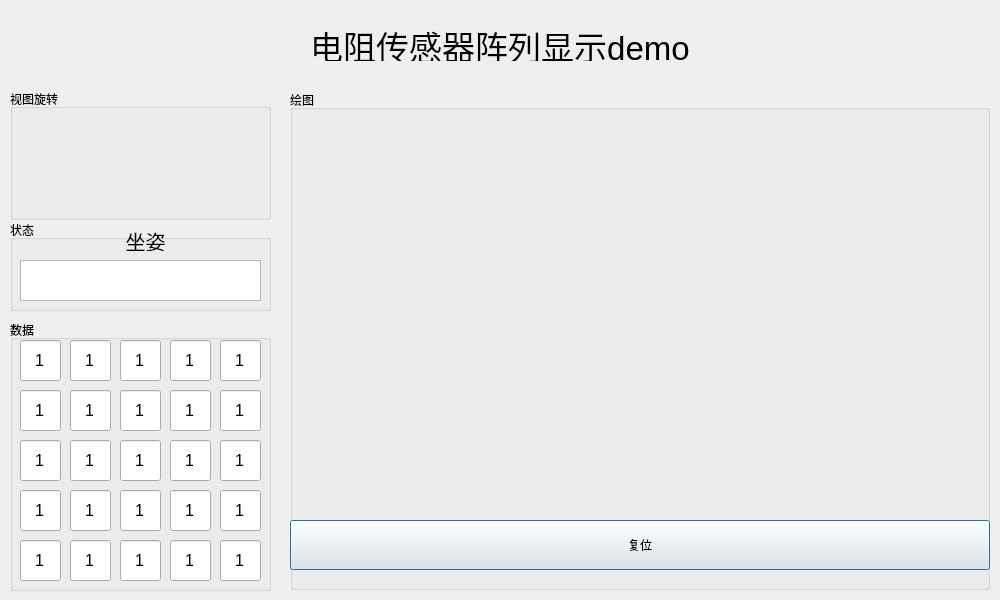
<?xml version="1.0" encoding="UTF-8"?>
<ui version="4.0">
 <class>Dialog</class>
 <widget class="QDialog" name="Dialog">
  <property name="geometry">
   <rect>
    <x>0</x>
    <y>0</y>
    <width>1000</width>
    <height>600</height>
   </rect>
  </property>
  <property name="minimumSize">
   <size>
    <width>1000</width>
    <height>600</height>
   </size>
  </property>
  <property name="maximumSize">
   <size>
    <width>1000</width>
    <height>600</height>
   </size>
  </property>
  <property name="windowTitle">
   <string>Dialog</string>
  </property>
  <widget class="QLabel" name="label">
   <property name="geometry">
    <rect>
     <x>300</x>
     <y>30</y>
     <width>400</width>
     <height>31</height>
    </rect>
   </property>
   <property name="font">
    <font>
     <pointsize>25</pointsize>
     <italic>false</italic>
    </font>
   </property>
   <property name="styleSheet">
    <string notr="true"/>
   </property>
   <property name="text">
    <string>电阻传感器阵列显示demo</string>
   </property>
   <property name="alignment">
    <set>Qt::AlignCenter</set>
   </property>
  </widget>
  <widget class="QGroupBox" name="groupBox">
   <property name="geometry">
    <rect>
     <x>10</x>
     <y>220</y>
     <width>261</width>
     <height>91</height>
    </rect>
   </property>
   <property name="title">
    <string>状态</string>
   </property>
   <widget class="QTextBrowser" name="textBrowser">
    <property name="geometry">
     <rect>
      <x>10</x>
      <y>40</y>
      <width>241</width>
      <height>41</height>
     </rect>
    </property>
    <property name="font">
     <font>
      <pointsize>15</pointsize>
     </font>
    </property>
   </widget>
   <widget class="QLabel" name="label_2">
    <property name="geometry">
     <rect>
      <x>90</x>
      <y>10</y>
      <width>91</width>
      <height>21</height>
     </rect>
    </property>
    <property name="font">
     <font>
      <pointsize>15</pointsize>
     </font>
    </property>
    <property name="text">
     <string>坐姿</string>
    </property>
    <property name="alignment">
     <set>Qt::AlignCenter</set>
    </property>
   </widget>
  </widget>
  <widget class="QGroupBox" name="groupBox_2">
   <property name="geometry">
    <rect>
     <x>10</x>
     <y>320</y>
     <width>261</width>
     <height>271</height>
    </rect>
   </property>
   <property name="title">
    <string>数据</string>
   </property>
   <widget class="QLineEdit" name="lineEdit_1">
    <property name="geometry">
     <rect>
      <x>10</x>
      <y>20</y>
      <width>41</width>
      <height>41</height>
     </rect>
    </property>
    <property name="font">
     <font>
      <pointsize>12</pointsize>
     </font>
    </property>
    <property name="text">
     <string>1</string>
    </property>
    <property name="alignment">
     <set>Qt::AlignCenter</set>
    </property>
   </widget>
   <widget class="QLineEdit" name="lineEdit_2">
    <property name="geometry">
     <rect>
      <x>60</x>
      <y>20</y>
      <width>41</width>
      <height>41</height>
     </rect>
    </property>
    <property name="font">
     <font>
      <pointsize>12</pointsize>
     </font>
    </property>
    <property name="text">
     <string>1</string>
    </property>
    <property name="alignment">
     <set>Qt::AlignCenter</set>
    </property>
   </widget>
   <widget class="QLineEdit" name="lineEdit_3">
    <property name="geometry">
     <rect>
      <x>110</x>
      <y>20</y>
      <width>41</width>
      <height>41</height>
     </rect>
    </property>
    <property name="font">
     <font>
      <pointsize>12</pointsize>
     </font>
    </property>
    <property name="text">
     <string>1</string>
    </property>
    <property name="alignment">
     <set>Qt::AlignCenter</set>
    </property>
   </widget>
   <widget class="QLineEdit" name="lineEdit_4">
    <property name="geometry">
     <rect>
      <x>160</x>
      <y>20</y>
      <width>41</width>
      <height>41</height>
     </rect>
    </property>
    <property name="font">
     <font>
      <pointsize>12</pointsize>
     </font>
    </property>
    <property name="text">
     <string>1</string>
    </property>
    <property name="alignment">
     <set>Qt::AlignCenter</set>
    </property>
   </widget>
   <widget class="QLineEdit" name="lineEdit_5">
    <property name="geometry">
     <rect>
      <x>210</x>
      <y>20</y>
      <width>41</width>
      <height>41</height>
     </rect>
    </property>
    <property name="font">
     <font>
      <pointsize>12</pointsize>
     </font>
    </property>
    <property name="text">
     <string>1</string>
    </property>
    <property name="alignment">
     <set>Qt::AlignCenter</set>
    </property>
   </widget>
   <widget class="QLineEdit" name="lineEdit_6">
    <property name="geometry">
     <rect>
      <x>10</x>
      <y>70</y>
      <width>41</width>
      <height>41</height>
     </rect>
    </property>
    <property name="font">
     <font>
      <pointsize>12</pointsize>
     </font>
    </property>
    <property name="text">
     <string>1</string>
    </property>
    <property name="alignment">
     <set>Qt::AlignCenter</set>
    </property>
   </widget>
   <widget class="QLineEdit" name="lineEdit_7">
    <property name="geometry">
     <rect>
      <x>60</x>
      <y>70</y>
      <width>41</width>
      <height>41</height>
     </rect>
    </property>
    <property name="font">
     <font>
      <pointsize>12</pointsize>
     </font>
    </property>
    <property name="text">
     <string>1</string>
    </property>
    <property name="alignment">
     <set>Qt::AlignCenter</set>
    </property>
   </widget>
   <widget class="QLineEdit" name="lineEdit_8">
    <property name="geometry">
     <rect>
      <x>110</x>
      <y>70</y>
      <width>41</width>
      <height>41</height>
     </rect>
    </property>
    <property name="font">
     <font>
      <pointsize>12</pointsize>
     </font>
    </property>
    <property name="text">
     <string>1</string>
    </property>
    <property name="alignment">
     <set>Qt::AlignCenter</set>
    </property>
   </widget>
   <widget class="QLineEdit" name="lineEdit_9">
    <property name="geometry">
     <rect>
      <x>160</x>
      <y>70</y>
      <width>41</width>
      <height>41</height>
     </rect>
    </property>
    <property name="font">
     <font>
      <pointsize>12</pointsize>
     </font>
    </property>
    <property name="text">
     <string>1</string>
    </property>
    <property name="alignment">
     <set>Qt::AlignCenter</set>
    </property>
   </widget>
   <widget class="QLineEdit" name="lineEdit_10">
    <property name="geometry">
     <rect>
      <x>210</x>
      <y>70</y>
      <width>41</width>
      <height>41</height>
     </rect>
    </property>
    <property name="font">
     <font>
      <pointsize>12</pointsize>
     </font>
    </property>
    <property name="text">
     <string>1</string>
    </property>
    <property name="alignment">
     <set>Qt::AlignCenter</set>
    </property>
   </widget>
   <widget class="QLineEdit" name="lineEdit_11">
    <property name="geometry">
     <rect>
      <x>10</x>
      <y>120</y>
      <width>41</width>
      <height>41</height>
     </rect>
    </property>
    <property name="font">
     <font>
      <pointsize>12</pointsize>
     </font>
    </property>
    <property name="text">
     <string>1</string>
    </property>
    <property name="alignment">
     <set>Qt::AlignCenter</set>
    </property>
   </widget>
   <widget class="QLineEdit" name="lineEdit_12">
    <property name="geometry">
     <rect>
      <x>60</x>
      <y>120</y>
      <width>41</width>
      <height>41</height>
     </rect>
    </property>
    <property name="font">
     <font>
      <pointsize>12</pointsize>
     </font>
    </property>
    <property name="text">
     <string>1</string>
    </property>
    <property name="alignment">
     <set>Qt::AlignCenter</set>
    </property>
   </widget>
   <widget class="QLineEdit" name="lineEdit_13">
    <property name="geometry">
     <rect>
      <x>110</x>
      <y>120</y>
      <width>41</width>
      <height>41</height>
     </rect>
    </property>
    <property name="font">
     <font>
      <pointsize>12</pointsize>
     </font>
    </property>
    <property name="text">
     <string>1</string>
    </property>
    <property name="alignment">
     <set>Qt::AlignCenter</set>
    </property>
   </widget>
   <widget class="QLineEdit" name="lineEdit_14">
    <property name="geometry">
     <rect>
      <x>160</x>
      <y>120</y>
      <width>41</width>
      <height>41</height>
     </rect>
    </property>
    <property name="font">
     <font>
      <pointsize>12</pointsize>
     </font>
    </property>
    <property name="text">
     <string>1</string>
    </property>
    <property name="alignment">
     <set>Qt::AlignCenter</set>
    </property>
   </widget>
   <widget class="QLineEdit" name="lineEdit_15">
    <property name="geometry">
     <rect>
      <x>210</x>
      <y>120</y>
      <width>41</width>
      <height>41</height>
     </rect>
    </property>
    <property name="font">
     <font>
      <pointsize>12</pointsize>
     </font>
    </property>
    <property name="text">
     <string>1</string>
    </property>
    <property name="alignment">
     <set>Qt::AlignCenter</set>
    </property>
   </widget>
   <widget class="QLineEdit" name="lineEdit_16">
    <property name="geometry">
     <rect>
      <x>10</x>
      <y>170</y>
      <width>41</width>
      <height>41</height>
     </rect>
    </property>
    <property name="font">
     <font>
      <pointsize>12</pointsize>
     </font>
    </property>
    <property name="text">
     <string>1</string>
    </property>
    <property name="alignment">
     <set>Qt::AlignCenter</set>
    </property>
   </widget>
   <widget class="QLineEdit" name="lineEdit_17">
    <property name="geometry">
     <rect>
      <x>60</x>
      <y>170</y>
      <width>41</width>
      <height>41</height>
     </rect>
    </property>
    <property name="font">
     <font>
      <pointsize>12</pointsize>
     </font>
    </property>
    <property name="text">
     <string>1</string>
    </property>
    <property name="alignment">
     <set>Qt::AlignCenter</set>
    </property>
   </widget>
   <widget class="QLineEdit" name="lineEdit_18">
    <property name="geometry">
     <rect>
      <x>110</x>
      <y>170</y>
      <width>41</width>
      <height>41</height>
     </rect>
    </property>
    <property name="font">
     <font>
      <pointsize>12</pointsize>
     </font>
    </property>
    <property name="text">
     <string>1</string>
    </property>
    <property name="alignment">
     <set>Qt::AlignCenter</set>
    </property>
   </widget>
   <widget class="QLineEdit" name="lineEdit_19">
    <property name="geometry">
     <rect>
      <x>160</x>
      <y>170</y>
      <width>41</width>
      <height>41</height>
     </rect>
    </property>
    <property name="font">
     <font>
      <pointsize>12</pointsize>
     </font>
    </property>
    <property name="text">
     <string>1</string>
    </property>
    <property name="alignment">
     <set>Qt::AlignCenter</set>
    </property>
   </widget>
   <widget class="QLineEdit" name="lineEdit_20">
    <property name="geometry">
     <rect>
      <x>210</x>
      <y>170</y>
      <width>41</width>
      <height>41</height>
     </rect>
    </property>
    <property name="font">
     <font>
      <pointsize>12</pointsize>
     </font>
    </property>
    <property name="text">
     <string>1</string>
    </property>
    <property name="alignment">
     <set>Qt::AlignCenter</set>
    </property>
   </widget>
   <widget class="QLineEdit" name="lineEdit_21">
    <property name="geometry">
     <rect>
      <x>10</x>
      <y>220</y>
      <width>41</width>
      <height>41</height>
     </rect>
    </property>
    <property name="font">
     <font>
      <pointsize>12</pointsize>
     </font>
    </property>
    <property name="text">
     <string>1</string>
    </property>
    <property name="alignment">
     <set>Qt::AlignCenter</set>
    </property>
   </widget>
   <widget class="QLineEdit" name="lineEdit_22">
    <property name="geometry">
     <rect>
      <x>60</x>
      <y>220</y>
      <width>41</width>
      <height>41</height>
     </rect>
    </property>
    <property name="font">
     <font>
      <pointsize>12</pointsize>
     </font>
    </property>
    <property name="text">
     <string>1</string>
    </property>
    <property name="alignment">
     <set>Qt::AlignCenter</set>
    </property>
   </widget>
   <widget class="QLineEdit" name="lineEdit_23">
    <property name="geometry">
     <rect>
      <x>110</x>
      <y>220</y>
      <width>41</width>
      <height>41</height>
     </rect>
    </property>
    <property name="font">
     <font>
      <pointsize>12</pointsize>
     </font>
    </property>
    <property name="text">
     <string>1</string>
    </property>
    <property name="alignment">
     <set>Qt::AlignCenter</set>
    </property>
   </widget>
   <widget class="QLineEdit" name="lineEdit_24">
    <property name="geometry">
     <rect>
      <x>160</x>
      <y>220</y>
      <width>41</width>
      <height>41</height>
     </rect>
    </property>
    <property name="font">
     <font>
      <pointsize>12</pointsize>
     </font>
    </property>
    <property name="text">
     <string>1</string>
    </property>
    <property name="alignment">
     <set>Qt::AlignCenter</set>
    </property>
   </widget>
   <widget class="QLineEdit" name="lineEdit_25">
    <property name="geometry">
     <rect>
      <x>210</x>
      <y>220</y>
      <width>41</width>
      <height>41</height>
     </rect>
    </property>
    <property name="font">
     <font>
      <pointsize>12</pointsize>
     </font>
    </property>
    <property name="text">
     <string>1</string>
    </property>
    <property name="alignment">
     <set>Qt::AlignCenter</set>
    </property>
   </widget>
  </widget>
  <widget class="QGroupBox" name="groupBox_4">
   <property name="geometry">
    <rect>
     <x>290</x>
     <y>90</y>
     <width>700</width>
     <height>500</height>
    </rect>
   </property>
   <property name="minimumSize">
    <size>
     <width>700</width>
     <height>500</height>
    </size>
   </property>
   <property name="maximumSize">
    <size>
     <width>700</width>
     <height>500</height>
    </size>
   </property>
   <property name="title">
    <string>绘图</string>
   </property>
   <widget class="QPushButton" name="pushButton">
    <property name="geometry">
     <rect>
      <x>0</x>
      <y>430</y>
      <width>700</width>
      <height>50</height>
     </rect>
    </property>
    <property name="text">
     <string>复位</string>
    </property>
   </widget>
   <widget class="QWidget" name="widget" native="true">
    <property name="geometry">
     <rect>
      <x>0</x>
      <y>10</y>
      <width>700</width>
      <height>400</height>
     </rect>
    </property>
   </widget>
  </widget>
  <widget class="QGroupBox" name="groupBox_5">
   <property name="geometry">
    <rect>
     <x>10</x>
     <y>89</y>
     <width>261</width>
     <height>131</height>
    </rect>
   </property>
   <property name="title">
    <string>视图旋转</string>
   </property>
  </widget>
 </widget>
 <resources/>
 <connections/>
</ui>
